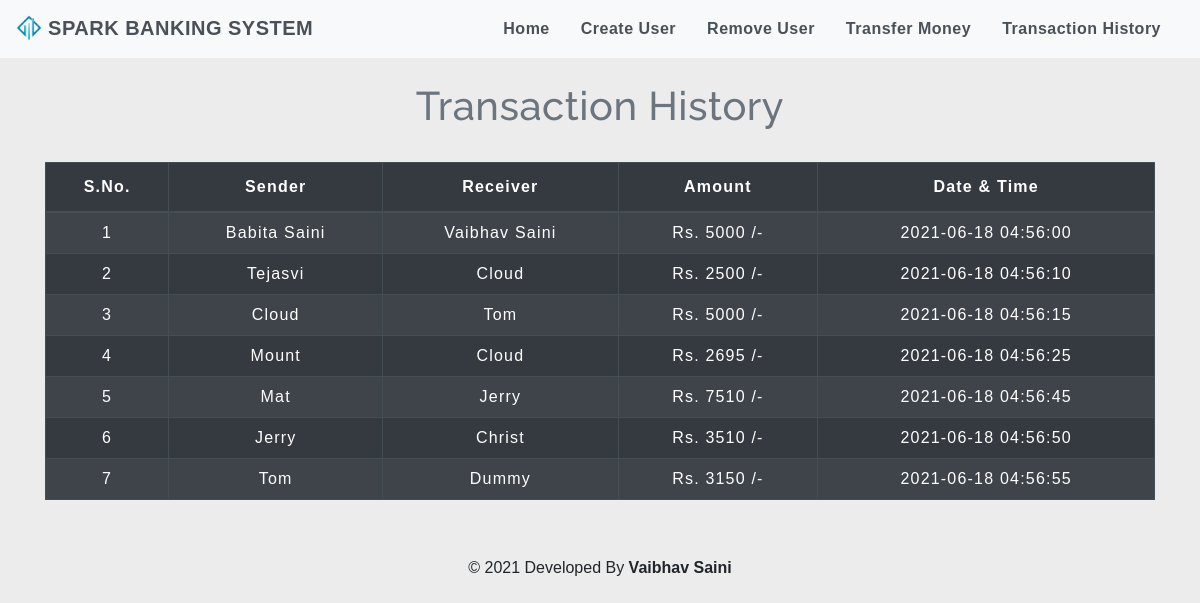
The page /transactionhistory.php on the database its author committed.
### tables this page shows
CREATE TABLE `transaction` (
  `sno` int(3) NOT NULL,
  `sender` text NOT NULL,
  `receiver` text NOT NULL,
  `balance` int(8) NOT NULL,
  `datetime` datetime NOT NULL DEFAULT CURRENT_TIMESTAMP
);

### transactionhistory.php (the view, shortened to what this page needs)
<!DOCTYPE html>
<html lang="en">
<head>
    <link rel="stylesheet" href="https://stackpath.bootstrapcdn.com/bootstrap/4.5.2/css/bootstrap.min.css">
    <link rel="stylesheet" type="text/css" href="css/table.css">
    <link rel="stylesheet" type="text/css" href="css/navbar.css">
</head>
<body style="background-color : #ececec;">
<?php
  include 'navbar.php';
?>
	<div class="container">
        <h2 class="text-center pt-4" style="color :#6c757d;">Transaction History</h2>
       <br>
       <div class="table-responsive-sm">
    <table class="table table-hover table-striped table-condensed table-dark table-bordered">
        <thead style="color : white;">
            <tr>
                <th class="text-center">S.No.</th>
                <th class="text-center">Sender</th>
                <th class="text-center">Receiver</th>
                <th class="text-center">Amount</th>
                <th class="text-center">Date & Time</th>
            </tr>
        </thead>
        <tbody>
        <?php
            include 'config.php';
            $sql ="SELECT * FROM transaction";
            $query =mysqli_query($conn, $sql);
            while($rows = mysqli_fetch_assoc($query))
            {
        ?>
            <tr style="color : white;">
            <td class="py-2"><?php echo $rows['sno']; ?></td>
            <td class="py-2"><?php echo $rows['sender']; ?></td>
            <td class="py-2"><?php echo $rows['receiver']; ?></td>
            <td class="py-2">Rs. <?php echo $rows['balance']; ?> /-</td>
            <td class="py-2"><?php echo $rows['datetime']; ?> </td>
        <?php
            }
        ?>
        </tbody>
    </table>
    </div>
</div>
<footer class="text-center mt-5 py-2">
            <p>&copy 2021 Developed By <b>Vaibhav Saini</b></p>
</footer>
</body>
</html>

### navbar.php (shortened to what this page needs)
<nav class="navbar navbar-expand-md navbar-light bg-light">
<a class="navbar-brand" href="index.php" style="color : #495057;"><img src="img/bnklg.png" alt="Logo" width="26" style="margin-bottom:4px;"> <b>SPARK BANKING SYSTEM</b></a>
<div class="collapse navbar-collapse" id="collapsibleNavbar">
      <ul class="navbar-nav ml-auto">
        <li class="nav-item">
          <a class="nav-link" href="index.php" style="color : #495057;"><b>Home</b></a>
        </li>
        <li class="nav-item">
          <a class="nav-link" href="createuser.php" style="color : #495057;"><b>Create User</b></a>
        </li>
        <li class="nav-item">
          <a class="nav-link" href="removeuser.php" style="color : #495057;"><b>Remove User</b></a>
        </li>
        <li class="nav-item">
          <a class="nav-link" href="transfermoney.php" style="color : #495057;"><b>Transfer Money</b></a>
        </li>
        <li class="nav-item">
          <a class="nav-link" href="transactionhistory.php" style="color : #495057;"><b>Transaction History</b></a>
        </li>
    </div>
 </nav>

### css/table.css (style rules this page uses)
* { padding: 0; margin: 0; box-sizing: border-box; font-family: sans-serif; }
h2 { font-size: 40px; }
table { letter-spacing: 1.2px; }
td { text-align: center; }

### css/navbar.css (style rules this page uses)
.nav-link { margin-right: 15px; color:#1f3c63; letter-spacing: 0.5px; transition: 0.5s; }
.navbar-brand { color: #744949; letter-spacing: 0.5px; }
h2 { color: #9c9494; letter-spacing: 0.5px; font-family: raleway; }

### rows shown on the page
transaction: sno "1", sender "Babita Saini", receiver "Vaibhav Saini", balance "5000", datetime "2021-06-18 04:56:00"
transaction: sno "2", sender "Tejasvi", receiver "Cloud", balance "2500", datetime "2021-06-18 04:56:10"
transaction: sno "3", sender "Cloud", receiver "Tom", balance "5000", datetime "2021-06-18 04:56:15"
transaction: sno "4", sender "Mount", receiver "Cloud", balance "2695", datetime "2021-06-18 04:56:25"
transaction: sno "5", sender "Mat", receiver "Jerry", balance "7510", datetime "2021-06-18 04:56:45"
transaction: sno "6", sender "Jerry", receiver "Christ", balance "3510", datetime "2021-06-18 04:56:50"
transaction: sno "7", sender "Tom", receiver "Dummy", balance "3150", datetime "2021-06-18 04:56:55"
